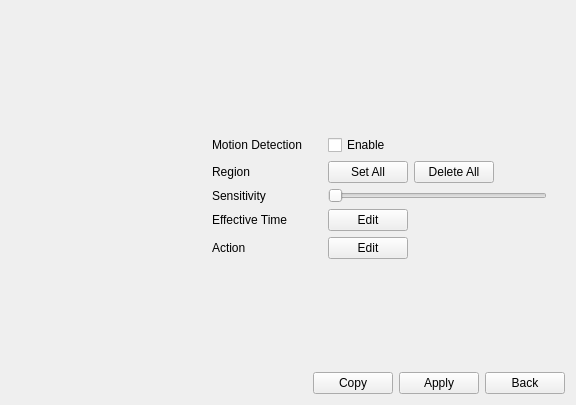
<?xml version="1.0" encoding="UTF-8"?>
<ui version="4.0">
 <class>PageMotionDetection</class>
 <widget class="QWidget" name="PageMotionDetection">
  <property name="geometry">
   <rect>
    <x>0</x>
    <y>0</y>
    <width>576</width>
    <height>405</height>
   </rect>
  </property>
  <property name="windowTitle">
   <string>Form</string>
  </property>
  <layout class="QVBoxLayout" name="verticalLayout">
   <item>
    <widget class="QWidget" name="widget_5" native="true">
     <property name="minimumSize">
      <size>
       <width>0</width>
       <height>100</height>
      </size>
     </property>
     <layout class="QHBoxLayout" name="horizontalLayout">
      <property name="spacing">
       <number>20</number>
      </property>
      <item>
       <widget class="CommonVideo" name="video" native="true">
        <property name="sizePolicy">
         <sizepolicy hsizetype="Preferred" vsizetype="Preferred">
          <horstretch>1</horstretch>
          <verstretch>0</verstretch>
         </sizepolicy>
        </property>
       </widget>
      </item>
      <item>
       <widget class="ButtonGroup" name="channelGroup" native="true">
        <property name="sizePolicy">
         <sizepolicy hsizetype="Preferred" vsizetype="Preferred">
          <horstretch>2</horstretch>
          <verstretch>0</verstretch>
         </sizepolicy>
        </property>
       </widget>
      </item>
     </layout>
    </widget>
   </item>
   <item>
    <widget class="QWidget" name="widgetContainer" native="true">
     <property name="minimumSize">
      <size>
       <width>0</width>
       <height>100</height>
      </size>
     </property>
     <layout class="QHBoxLayout" name="horizontalLayout_2">
      <property name="spacing">
       <number>20</number>
      </property>
      <item>
       <widget class="QWidget" name="widget_3" native="true">
        <property name="sizePolicy">
         <sizepolicy hsizetype="Preferred" vsizetype="Preferred">
          <horstretch>1</horstretch>
          <verstretch>0</verstretch>
         </sizepolicy>
        </property>
       </widget>
      </item>
      <item>
       <widget class="QWidget" name="widget_4" native="true">
        <property name="sizePolicy">
         <sizepolicy hsizetype="Preferred" vsizetype="Preferred">
          <horstretch>2</horstretch>
          <verstretch>0</verstretch>
         </sizepolicy>
        </property>
        <layout class="QGridLayout" name="gridLayout">
         <property name="leftMargin">
          <number>0</number>
         </property>
         <item row="1" column="0">
          <widget class="QLabel" name="labelRegion">
           <property name="text">
            <string>Region</string>
           </property>
          </widget>
         </item>
         <item row="3" column="0">
          <widget class="QLabel" name="label_effectiveTime">
           <property name="text">
            <string>Effective Time</string>
           </property>
          </widget>
         </item>
         <item row="0" column="0">
          <widget class="QLabel" name="label_motionDetection">
           <property name="sizePolicy">
            <sizepolicy hsizetype="Preferred" vsizetype="Preferred">
             <horstretch>1</horstretch>
             <verstretch>0</verstretch>
            </sizepolicy>
           </property>
           <property name="text">
            <string>Motion Detection</string>
           </property>
          </widget>
         </item>
         <item row="0" column="1">
          <widget class="QCheckBox" name="checkBox_enable">
           <property name="sizePolicy">
            <sizepolicy hsizetype="Minimum" vsizetype="Fixed">
             <horstretch>2</horstretch>
             <verstretch>0</verstretch>
            </sizepolicy>
           </property>
           <property name="text">
            <string>Enable</string>
           </property>
          </widget>
         </item>
         <item row="2" column="0">
          <widget class="QLabel" name="label_sensitivity">
           <property name="text">
            <string>Sensitivity</string>
           </property>
          </widget>
         </item>
         <item row="4" column="0">
          <widget class="QLabel" name="label_action">
           <property name="text">
            <string>Action</string>
           </property>
          </widget>
         </item>
         <item row="2" column="1">
          <widget class="BaseSlider" name="slider_sensitivity">
           <property name="sizePolicy">
            <sizepolicy hsizetype="Expanding" vsizetype="Ignored">
             <horstretch>0</horstretch>
             <verstretch>0</verstretch>
            </sizepolicy>
           </property>
           <property name="orientation">
            <enum>Qt::Horizontal</enum>
           </property>
          </widget>
         </item>
         <item row="1" column="1">
          <widget class="QWidget" name="" native="true">
           <layout class="QHBoxLayout" name="horizontalLayout_4">
            <property name="leftMargin">
             <number>0</number>
            </property>
            <property name="topMargin">
             <number>0</number>
            </property>
            <property name="rightMargin">
             <number>0</number>
            </property>
            <property name="bottomMargin">
             <number>0</number>
            </property>
            <item>
             <widget class="MyPushButton" name="pushButton_setAll">
              <property name="text">
               <string>Set All</string>
              </property>
             </widget>
            </item>
            <item>
             <widget class="MyPushButton" name="pushButtonDeleteAll">
              <property name="text">
               <string>Delete All</string>
              </property>
             </widget>
            </item>
            <item>
             <spacer name="horizontalSpacer_4">
              <property name="orientation">
               <enum>Qt::Horizontal</enum>
              </property>
              <property name="sizeHint" stdset="0">
               <size>
                <width>40</width>
                <height>20</height>
               </size>
              </property>
             </spacer>
            </item>
           </layout>
          </widget>
         </item>
         <item row="3" column="1">
          <widget class="QWidget" name="" native="true">
           <layout class="QHBoxLayout" name="horizontalLayout_5">
            <property name="leftMargin">
             <number>0</number>
            </property>
            <property name="topMargin">
             <number>0</number>
            </property>
            <property name="rightMargin">
             <number>0</number>
            </property>
            <property name="bottomMargin">
             <number>0</number>
            </property>
            <item>
             <widget class="MyPushButton" name="pushButton_effectiveTime">
              <property name="text">
               <string>Edit</string>
              </property>
             </widget>
            </item>
            <item>
             <spacer name="horizontalSpacer_2">
              <property name="orientation">
               <enum>Qt::Horizontal</enum>
              </property>
              <property name="sizeHint" stdset="0">
               <size>
                <width>40</width>
                <height>20</height>
               </size>
              </property>
             </spacer>
            </item>
           </layout>
          </widget>
         </item>
         <item row="4" column="1">
          <widget class="QWidget" name="" native="true">
           <layout class="QHBoxLayout" name="horizontalLayout_6">
            <property name="leftMargin">
             <number>0</number>
            </property>
            <property name="topMargin">
             <number>0</number>
            </property>
            <property name="rightMargin">
             <number>0</number>
            </property>
            <property name="bottomMargin">
             <number>0</number>
            </property>
            <item>
             <widget class="MyPushButton" name="pushButton_action">
              <property name="text">
               <string>Edit</string>
              </property>
             </widget>
            </item>
            <item>
             <spacer name="horizontalSpacer_3">
              <property name="orientation">
               <enum>Qt::Horizontal</enum>
              </property>
              <property name="sizeHint" stdset="0">
               <size>
                <width>40</width>
                <height>20</height>
               </size>
              </property>
             </spacer>
            </item>
           </layout>
          </widget>
         </item>
        </layout>
       </widget>
      </item>
     </layout>
    </widget>
   </item>
   <item>
    <spacer name="verticalSpacer">
     <property name="orientation">
      <enum>Qt::Vertical</enum>
     </property>
     <property name="sizeHint" stdset="0">
      <size>
       <width>20</width>
       <height>67</height>
      </size>
     </property>
    </spacer>
   </item>
   <item>
    <layout class="QHBoxLayout" name="horizontalLayout_3">
     <item>
      <widget class="WidgetMessage" name="widgetMessage" native="true"/>
     </item>
     <item>
      <spacer name="horizontalSpacer">
       <property name="orientation">
        <enum>Qt::Horizontal</enum>
       </property>
       <property name="sizeHint" stdset="0">
        <size>
         <width>40</width>
         <height>20</height>
        </size>
       </property>
      </spacer>
     </item>
     <item>
      <widget class="MyPushButton" name="pushButton_copy">
       <property name="text">
        <string>Copy</string>
       </property>
      </widget>
     </item>
     <item>
      <widget class="MyPushButton" name="pushButton_apply">
       <property name="text">
        <string>Apply</string>
       </property>
      </widget>
     </item>
     <item>
      <widget class="MyPushButton" name="pushButton_back">
       <property name="text">
        <string>Back</string>
       </property>
      </widget>
     </item>
    </layout>
   </item>
  </layout>
 </widget>
 <customwidgets>
  <customwidget>
   <class>MyPushButton</class>
   <extends>QPushButton</extends>
   <header>mypushbutton.h</header>
  </customwidget>
  <customwidget>
   <class>BaseSlider</class>
   <extends>QSlider</extends>
   <header>baseslider.h</header>
   <container>1</container>
  </customwidget>
  <customwidget>
   <class>WidgetMessage</class>
   <extends>QWidget</extends>
   <header>widgetmessage.h</header>
   <container>1</container>
  </customwidget>
  <customwidget>
   <class>CommonVideo</class>
   <extends>QWidget</extends>
   <header>commonvideo.h</header>
   <container>1</container>
  </customwidget>
  <customwidget>
   <class>ButtonGroup</class>
   <extends>QWidget</extends>
   <header>buttongroup.h</header>
   <container>1</container>
  </customwidget>
 </customwidgets>
 <resources/>
 <connections/>
</ui>
